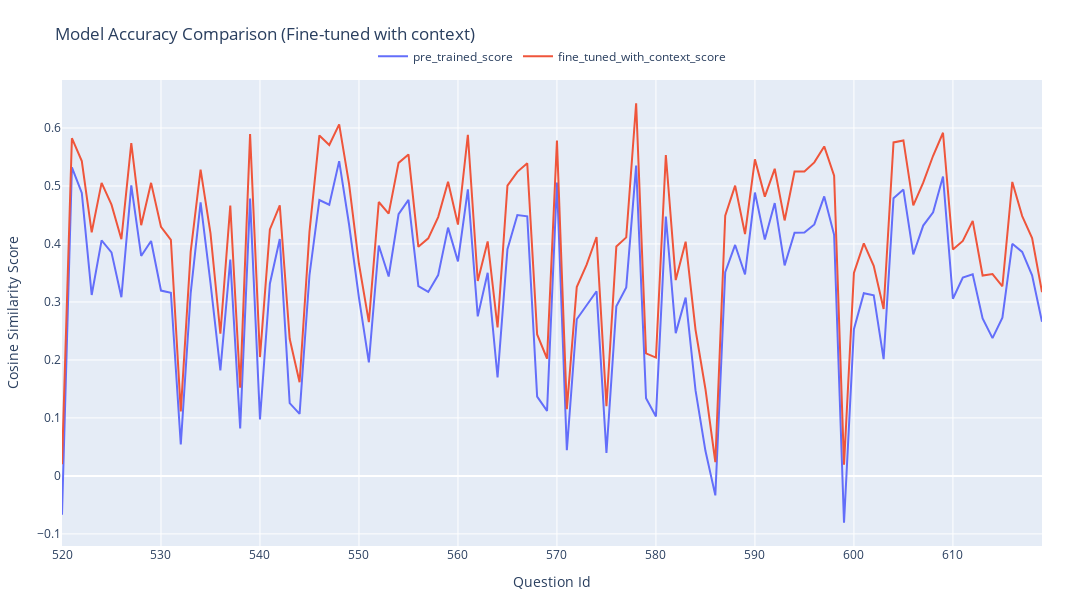

Here is the notebook cell this chart was saved with:
### Code cell
import plotly.graph_objects as go

ploting_column = ['pre_trained_score', 'fine_tuned_with_context_score']

fig = go.Figure()

# Plot between indices 520–620
for col in ploting_column:
    fig.add_trace(go.Scatter(
        x=data['_id'][520:620],
        y=data[col][520:620],
        mode="lines",
        name=col
    ))

fig.update_layout(
    title="Model Accuracy Comparison (Fine-tuned with context)",
    xaxis_title="Question Id",
    yaxis_title="Cosine Similarity Score",
    width=1600,  
    height=600,  
    legend=dict(
        orientation="h",          
        yanchor="bottom",
        y=1.02,                   
        xanchor="center",
        x=0.5,                    
        font=dict(size=12)
    ),
    margin=dict(l=50, r=50, t=80, b=50),
)

fig.show()
